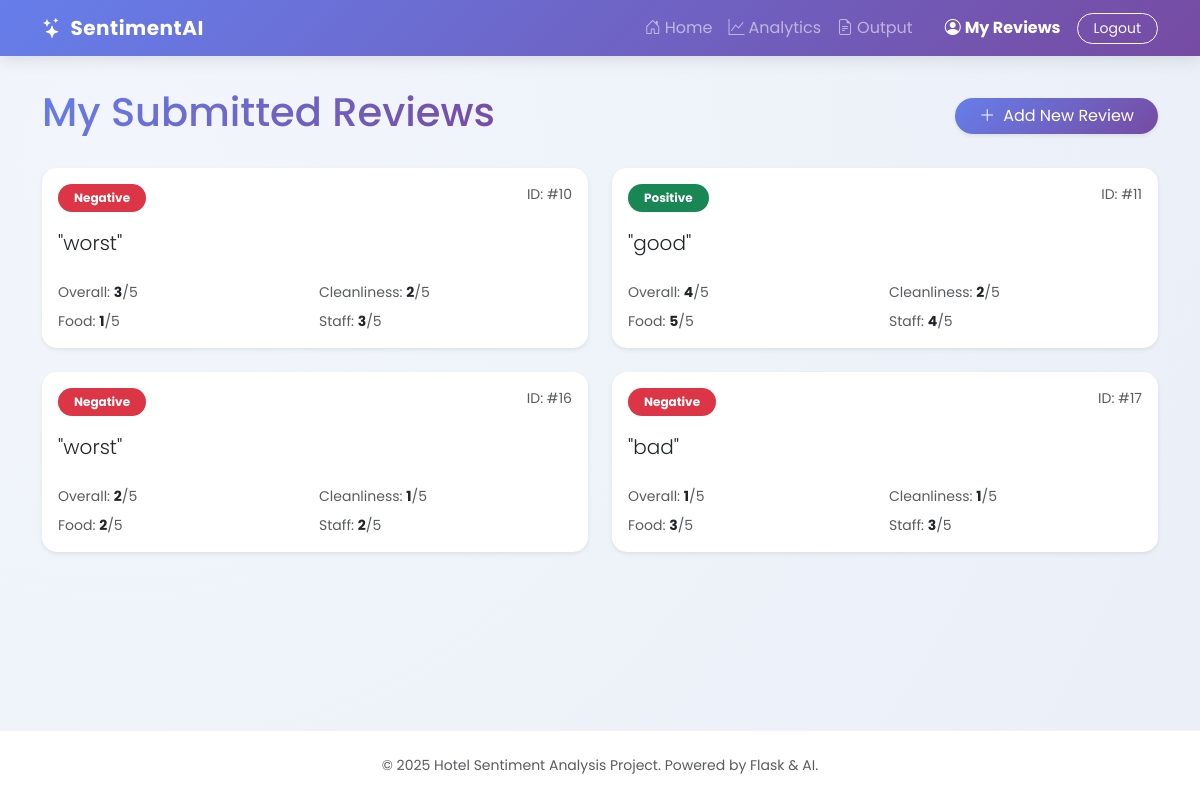
/my_reviews (signed in), run on the app's committed database.
### app.py (models this page shows)
class Review(db.Model):
    id = db.Column(db.Integer, primary_key=True)
    text = db.Column(db.Text, nullable=False)
    sentiment = db.Column(db.String(20), nullable=False)
    user_id = db.Column(db.Integer, db.ForeignKey('user.id'), nullable=True) # Nullable for backward compatibility or anonymous reviews if needed
    rating_overall = db.Column(db.Integer, nullable=True)
    rating_cleanliness = db.Column(db.Integer, nullable=True)
    rating_food = db.Column(db.Integer, nullable=True)
    rating_staff = db.Column(db.Integer, nullable=True)
    rating_amenities = db.Column(db.Integer, nullable=True)

### app.py (the view)
@app.route("/my_reviews")
@login_required
def my_reviews():
    if current_user.email == "admin@gmail.com":
        reviews = Review.query.all()
    else:
        reviews = Review.query.filter_by(user_id=current_user.id).all()
    return render_template("my_reviews.html", reviews=reviews)

### app.py (called while the page is built)
@login_manager.user_loader
def load_user(user_id):
    return User.query.get(int(user_id))

### templates/my_reviews.html (shortened to what this page needs)
{% extends "base.html" %}
{% block content %}
<div class="container">
    <div class="d-flex justify-content-between align-items-center mb-4">
        <h1 class="text-gradient">My Submitted Reviews</h1>
        <a href="/" class="btn btn-primary rounded-pill px-4 shadow-sm">
            <i class="bi bi-plus-lg me-2"></i>Add New Review
        </a>
    </div>
    {% if reviews %}
    <div class="row">
        {% for review in reviews %}
        <div class="col-md-6 mb-4">
            <div class="card h-100 shadow-sm border-0 hover-card">
                <div class="card-body">
                    <div class="d-flex justify-content-between align-items-start mb-3">
                        <span
                            class="badge {% if review.sentiment == 'positive' %}bg-success{% elif review.sentiment == 'negative' %}bg-danger{% else %}bg-secondary{% endif %} rounded-pill px-3 py-2">
                            {{ review.sentiment|title }}
                        </span>
                        <small class="text-muted">ID: #{{ review.id }}</small>
                    </div>
                    <p class="card-text lead mb-4">"{{ review.text }}"</p>
                    <div class="ratings-grid small text-muted">
                        <div class="row g-2">
                            <div class="col-6">Overall: <span class="fw-bold text-dark">{{ review.rating_overall or '-'
                                    }}</span>/5</div>
                            <div class="col-6">Cleanliness: <span class="fw-bold text-dark">{{ review.rating_cleanliness
                                    or '-' }}</span>/5</div>
                            <div class="col-6">Food: <span class="fw-bold text-dark">{{ review.rating_food or '-'
                                    }}</span>/5</div>
                            <div class="col-6">Staff: <span class="fw-bold text-dark">{{ review.rating_staff or '-'
                                    }}</span>/5</div>
                        </div>
                    </div>
                </div>
            </div>
        </div>
        {% endfor %}
    </div>
    {% endif %}
</div>
{% endblock %}

### templates/base.html (shortened to what this page needs)
<!DOCTYPE html>
<html lang="en">
<head>
    <link href="https://cdn.jsdelivr.net/npm/bootstrap@5.3.0/dist/css/bootstrap.min.css" rel="stylesheet">
    <link rel="stylesheet" href="https://cdn.jsdelivr.net/npm/bootstrap-icons@1.10.0/font/bootstrap-icons.css">
</head>
<body>
    <nav class="navbar navbar-expand-lg navbar-dark sticky-top">
        <div class="container">
            <a class="navbar-brand" href="/"><i class="bi bi-stars me-2"></i>SentimentAI</a>
            <div class="collapse navbar-collapse" id="navbarNav">
                <ul class="navbar-nav ms-auto align-items-center">
                    <li class="nav-item">
                        <a class="nav-link" href="/"><i class="bi bi-house-door me-1"></i>Home</a>
                    </li>
                    <li class="nav-item">
                        <a class="nav-link" href="/analytics"><i class="bi bi-graph-up me-1"></i>Analytics</a>
                    </li>
                    <li class="nav-item">
                        <a class="nav-link" href="/output"><i class="bi bi-file-earmark-text me-1"></i>Output</a>
                    </li>
                    {% if current_user.is_authenticated %}
                    <li class="nav-item ms-lg-3">
                        <a class="nav-link active fw-bold" href="/my_reviews">
                            <i class="bi bi-person-circle me-1"></i>My Reviews
                        </a>
                    </li>
                    <li class="nav-item ms-lg-2">
                        <a class="btn btn-outline-light btn-sm rounded-pill px-3" href="/logout">Logout</a>
                    </li>
                    {% else %}
                    <li class="nav-item ms-lg-3">
                        <a class="btn btn-light btn-sm rounded-pill px-4 text-primary fw-bold" href="/login">Login</a>
                    </li>
                    {% endif %}
                </ul>
            </div>
        </div>
    </nav>
    <div class="main-content">
        {% block content %}{% endblock %}
    </div>
    <footer class="py-4 mt-auto">
        <div class="container text-center text-muted small">
            <p class="mb-0">&copy; 2025 Hotel Sentiment Analysis Project. Powered by Flask & AI.</p>
        </div>
    </footer>
</body>
</html>

### templates/base.html (style rules this page uses)
:root { --primary-gradient: linear-gradient(135deg, #667eea 0%, #764ba2 100%); --secondary-gradient: linear-gradient(120deg, #84fab0 0%, #8fd3f4 100%); --glass-bg: rgba(255, 255, 255, 0.95); }
body { font-family: 'Poppins', sans-serif; background-color: #f8f9fa; background-image: radial-gradient(circle at 10% 20%, rgb(242, 246, 252) 0%, rgb(235, 239, 247) 90%); min-height: 100vh; display: flex; flex-direction: column; }
.navbar { background: var(--primary-gradient); box-shadow: 0 4px 15px rgba(0, 0, 0, 0.1); }
.navbar-brand { font-weight: 700; letter-spacing: 0.5px; }
.card { border-radius: 15px; transition: transform 0.3s ease, box-shadow 0.3s ease; }
.btn-primary { background: var(--primary-gradient); border: none; transition: all 0.3s ease; }
.text-gradient { background: var(--primary-gradient); -webkit-background-clip: text; -webkit-text-fill-color: transparent; }
.main-content { flex: 1; padding: 2rem 0; }
footer { background: #fff; border-top: 1px solid rgba(0, 0, 0, 0.05); }

### data on the page
Review: sentiment "Negative", id "10", text "worst", rating_overall "3", rating_cleanliness "2", rating_food "1", rating_staff "3"
Review: sentiment "Positive", id "11", text "good", rating_overall "4", rating_cleanliness "2", rating_food "5", rating_staff "4"
Review: sentiment "Negative", id "16", text "worst", rating_overall "2", rating_cleanliness "1", rating_food "2", rating_staff "2"
Review: sentiment "Negative", id "17", text "bad", rating_overall "1", rating_cleanliness "1", rating_food "3", rating_staff "3"
